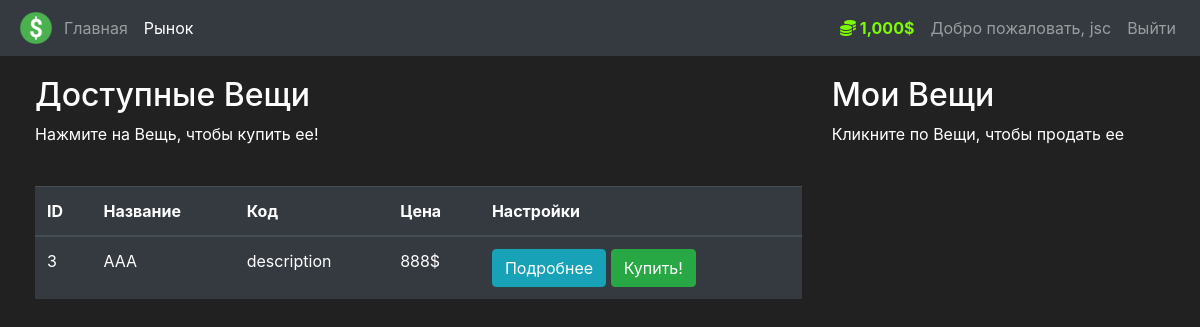
/market (signed in), run on an earlier commit of the app's database.
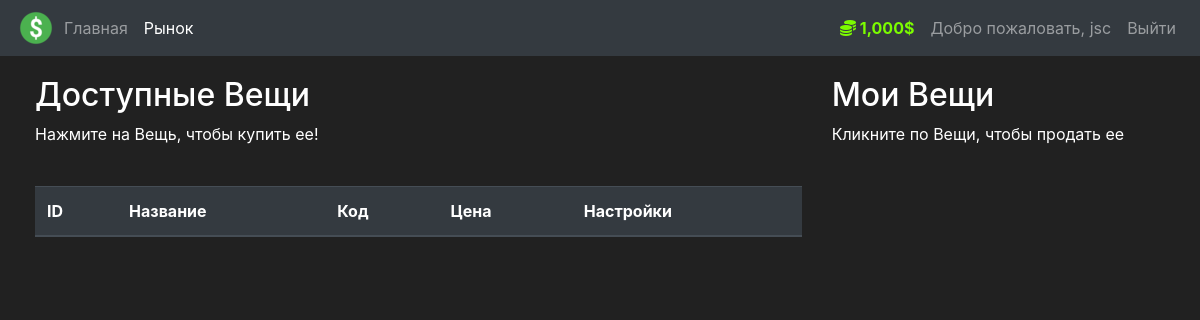
And on a later commit of the database.
### market/models.py (models this page shows, shortened)
class User(db.Model, UserMixin):
    id = db.Column(db.Integer(), primary_key=True)
    username = db.Column(db.String(length=30), nullable=False, unique=True)
    email_address = db.Column(db.String(length=50), nullable=False, unique=True)
    password_hash = db.Column(db.String(length=60), nullable=False)
    budget = db.Column(db.Integer(), nullable=False, default=1000)
    items = db.relationship('Item', backref='owned_user', lazy=True)
    @property
    def prettier_budget(self):
        if len(str(self.budget)) >= 4:
            return f'{str(self.budget)[:-3]},{str(self.budget)[-3:]}$'
        else:
            return f"{self.budget}$"
    @property
    def password(self):
        return self.password

class Item(db.Model):
    id = db.Column(db.Integer(), primary_key=True)
    name = db.Column(db.String(length=30), nullable=False, unique=True)
    price = db.Column(db.Integer(), nullable=False)
    barcode = db.Column(db.String(length=12), nullable=False, unique=True)
    description = db.Column(db.String(length=1024), nullable=False, unique=True)
    owner = db.Column(db.Integer(), db.ForeignKey('user.id'))

### market/routes.py (the view, shortened to what this page needs)
@app.route('/market', methods=['GET', 'POST'])
@login_required
def market_page():
    purchase_form = PurchaseItemForm()
    selling_form = SellItemForm()
    if request.method == "GET":
        items = Item.query.filter_by(owner=None)
        owned_items = Item.query.filter_by(owner=current_user.id)
        current_page = 'market'
        return render_template('market.html', items=items, purchase_form=purchase_form, owned_items=owned_items,
                               selling_form=selling_form, current_page=current_page)

### market/models.py (called while the page is built)
@login_manager.user_loader
def load_user(user_id):
    return User.query.get(int(user_id))

### market/templates/market.html (shortened to what this page needs)
{% extends 'base.html' %}
{% block content %}
<div class="row" style="margin-top:20px; margin-left:20px">
   <div class="col-8">
       <h2>Доступные Вещи</h2>
       <p>Нажмите на Вещь, чтобы купить ее!</p>
       <br>
      <table class="table table-hover table-dark">
         <thead>
            <tr>
               <th scope="col">ID</th>
               <th scope="col">Название</th>
               <th scope="col">Код</th>
               <th scope="col">Цена</th>
               <th scope="col">Настройки</th>
            </tr>
         </thead>
         <tbody>
            {% for item in items %}
            <tr>
               <td>{{ item.id }}</td>
               <td>{{ item.name }}</td>
               <td>{{ item.barcode }}</td>
               <td>{{ item.price }}$</td>
               <td>
                  <button class="btn btn-outline btn-info" data-toggle="modal" data-target="#Modal-MoreInfo-{{ item.id }}">Подробнее</button>
                  <button class="btn btn-outline btn-success" data-toggle="modal" data-target="#Modal-PurchaseConfirm-{{ item.id }}">Купить!</button>
               </td>
            </tr>
            {% endfor %}
         </tbody>
      </table>
   </div>
   <div class="col-4">
        <h2>Мои Вещи</h2>
        <p>Кликните по Вещи, чтобы продать ее</p>
        <br>
   </div>
</div>
{% endblock %}

### market/templates/base.html (shortened to what this page needs)
<!doctype html>
<html lang="en">
<head>
    <link rel="stylesheet" href="https://cdn.jsdelivr.net/npm/bootstrap@4.5.3/dist/css/bootstrap.min.css"
>
</head>
<body>
<nav class="navbar navbar-expand-md navbar-dark bg-dark">
    <img src="{{url_for('static', filename='pic1.png')}}">
    <div class="collapse navbar-collapse" id="navbarNav">
        <ul class="navbar-nav mr-auto">
            {% if current_page == 'market' %}
            <li class="nav-item">
                <a class="nav-link" href="{{ url_for('home_page') }}">Главная <span class="sr-only">(current)</span></a>
            </li>
            <li class="nav-item active">
                <a class="nav-link" href="{{ url_for('market_page') }}">Рынок</a>
            </li>
            {% endif %}
        </ul>
        {% if current_user.is_authenticated %}
        <ul class="navbar-nav">
            <li class="nav-item">
                <a class="nav-link" style="color: lawngreen; font-weight: bold">
                    <i class="fas fa-coins"></i>
                    {{ current_user.prettier_budget }}
                </a>
            </li>
            <li class="nav-item">
                <a class="nav-link">Добро пожаловать, {{ current_user.username }}</a>
            </li>
            <li class="nav-item">
                <a class="nav-link" href="{{ url_for('logout_page') }}">Выйти</a>
            </li>
        </ul>
        {% endif %}
    </div>
</nav>
{% block content %}
{% endblock %}
</body>
</html>

### market/templates/base.html (style rules this page uses)
body { background-color: #212121; color: white }

What changed in the data, as far as the page shows it:
no longer on this page (row edited): Item: id "3", name "AAA", barcode "description", price "888"
